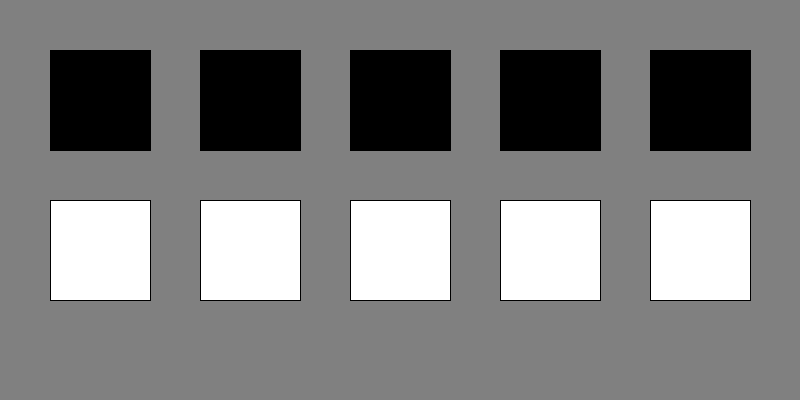
Frame 1 (no input)
Frame 60 (the mouse pressed at the canvas centre just before this capture): identical to frame 1, image omitted
Frame 120 (the mouse held since frame 60 and released just before this capture): identical to frame 1, image omitted

The Processing sketch that drew this single still picture (run headless with seeded random() and noise(); from frame 60 on, the mouse is pressed at the canvas centre):

// Processing sketch: processing_40030
// ── processing_40030.pde

boolean pressed3;
boolean pressed4;
boolean pressed8;
boolean pressed9;
boolean buttOff;
int  buttW;
int  buttH;
int y1, y2;
int x1, x2, x3, x4, x5;
boolean buttons [];



//------------------------------------
void setup() {
  size(800, 400);
  buttOff = true;
  buttH = buttW = 100;

  buttons= new boolean [10]; 

  for (int i=0; i<5; i++) {
    buttons [i]= false;
  }

  for (int i=5; i<10; i++) {
    buttons [i]= true;
  }

  x1=50;
  x2=200;
  x3= 350;
  x4= 500;
  x5= 650;
  y1= 50;
  y2= 200;
  pressed3= false;
  pressed4= false;
  pressed8= false;
  pressed9= false;
}



//------------------------------------
void mousePressed() {
  if ((mouseX > x1) && (mouseX < x1+100)  && 
    (mouseY > y1) && (mouseY < y1+100)) {
    buttons [0] = ! buttons [0];
  }

  if ((mouseX > x1) && (mouseX < x1+100)  && 
    (mouseY > y2) && (mouseY < y2+100)) {
    buttons [5] = ! buttons [5];
  }

  if ((mouseX > x3) && (mouseX < x3+100)  && 
    (mouseY > y1) && (mouseY < y1+100)) {
    buttons [2] = ! buttons [2];
  }
  if ((mouseX > x3) && (mouseX < x3+100)  && 
    (mouseY > y2) && (mouseY < y2+100)) {
    buttons [7] = ! buttons [7];
  }

  if ((mouseX > x4) && (mouseX < x4+100)  && 
    (mouseY > y1) && (mouseY < y1+100)) {
    if (pressed3 == false) {
      buttons [3] = ! buttons [3];
      pressed3 = true;
    }
  }

  if ((mouseX > x4) && (mouseX < x4+100)  && 
    (mouseY > y2) && (mouseY < y2+100)) {
    if (pressed8 == false) {
      buttons [8] = ! buttons [8];
      pressed8 = true;
    }
  }
}


void mouseReleased() {
  if ((mouseX > x2) && (mouseX < x2+100)  && 
    (mouseY > y1) && (mouseY < y1+100)) {
    buttons [1] = ! buttons [1];
  }

  if ((mouseX > x2) && (mouseX < x2+100)  && 
    (mouseY > y2) && (mouseY < y2+100)) {
    buttons [6] = ! buttons [6];
  }

  if ((mouseX > x3) && (mouseX < x3+100)  && 
    (mouseY > y1) && (mouseY < y1+100)) {
    buttons [2] = ! buttons [2];
  }

  if ((mouseX > x3) && (mouseX < x3+100)  && 
    (mouseY > y2) && (mouseY < y2+100)) {
    buttons [7] = ! buttons [7];
  }

  if ((mouseX > x5) && (mouseX < x5+100)  && 
    (mouseY > y1) && (mouseY < y1+100)) {
    if (pressed4 == false) {
      buttons [4] = ! buttons [4];
      pressed4 = true;
    }
  }

  if ((mouseX > x5) && (mouseX < x5+100)  && 
    (mouseY > y2) && (mouseY < y2+100)) {
    if (pressed9 == false) {
      buttons [9] = ! buttons [9];
      pressed9 = true;
    }
  }
}
//------------------------------------
void draw() {
  background(128);
  color onColor   = color(255);  
  color offColor  = color(0);


  //button0
  color whatColorToUse = (buttons[0]) ? onColor :offColor;
  fill (whatColorToUse ); 
  rect(x1, y1, buttW, buttH);

  //button1
  whatColorToUse = (buttons[1]) ? onColor :offColor;
  fill (whatColorToUse);
  rect( x2, y1, buttW, buttH);

  //button2
  whatColorToUse = (buttons[2]) ? onColor :offColor;
  fill (whatColorToUse);
  rect(x3, y1, buttW, buttH);

  //button3
  whatColorToUse = (buttons[3]) ? onColor :offColor;
  fill (whatColorToUse);
  rect( x4, y1, buttW, buttH);

  //button4
  whatColorToUse = (buttons[4]) ? onColor :offColor;
  fill (whatColorToUse);
  rect(x5, y1, buttW, buttH);

  //button5
  whatColorToUse = (buttons[5]) ? onColor :offColor;
  fill (whatColorToUse);
  rect( x1, y2, buttW, buttH);

  //button6
  whatColorToUse = (buttons[6]) ? onColor :offColor;
  fill (whatColorToUse);
  rect(x2, y2, buttW, buttH);

  //button7
  whatColorToUse = (buttons[7]) ? onColor :offColor;
  fill (whatColorToUse );
  rect( x3, y2, buttW, buttH);

  //button8
  whatColorToUse = (buttons[8]) ? onColor :offColor;
  fill (whatColorToUse);
  rect(x4, y2, buttW, buttH);

  //button9
  whatColorToUse = (buttons[9]) ? onColor :offColor;
  fill (whatColorToUse);
  rect( x5, y2, buttW, buttH);
}
                
                
